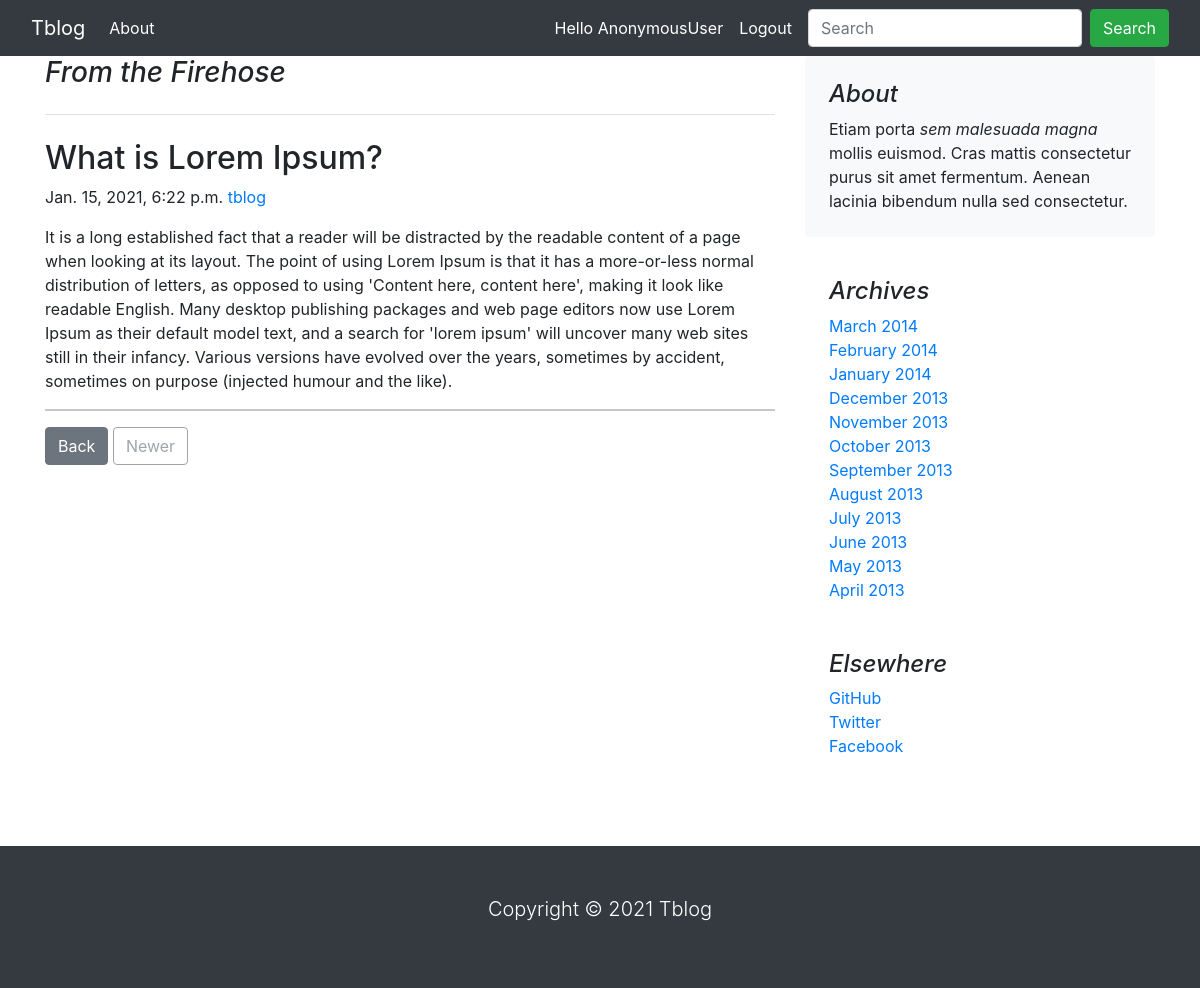
Page /technology/what-lorem-ipsum on the committed database.
### blog/models.py (models this page shows, shortened)
class Post(models.Model):
    title = models.CharField(max_length=150, unique=True)
    slug = models.SlugField(max_length=150, unique=True)
    description = models.TextField()
    publish_date = models.DateTimeField(auto_now_add=True)
    category = models.ForeignKey(Category, on_delete=models.CASCADE)
    author = models.ForeignKey(User, on_delete=models.CASCADE)
    class Meta:
        ordering = ['title']

### blog/views.py (the view)
# urls.py: path('<slug:category_slug>/<slug:post_slug>', views.article_detail, name='post_detail'),
def article_detail(request, category_slug, post_slug):
    try:
        post_detail = Post.objects.get(category__slug=category_slug, slug=post_slug)
    except Exception as e:
        raise e
    return render(request, 'blog/detail_view.html', {'post_detail': post_detail})

### blog/context_processors.py (called while the page is built)
def menu_links(request):
    links = Category.objects.all()
    return dict(links=links)

### blog/templates/blog/detail_view.html (shortened to what this page needs)
{% extends 'base.html' %}
{% block content %}
<main class="container">
    <div class="row">
        <div class="col-md-8">
            <h3 class="pb-4 mb-4 font-italic border-bottom">
                From the Firehose
            </h3>
            <article class="blog-post">
                <h2 class="blog-post-title">{{post_detail.title}}</h2>
                <p class="blog-post-meta">{{post_detail.publish_date}} <a href="#">{{post_detail.author}}</a></p>
                <p>{{post_detail.description }}</p>
                <hr>
            </article>
            <nav class="blog-pagination" aria-label="Pagination">
                <a class="btn btn-secondary" href="{% url 'home' %}">Back</a>
                <a class="btn btn-outline-secondary disabled" href="#" tabindex="-1" aria-disabled="true">Newer</a>
            </nav>
        </div>
        <div class="col-md-4">
            <div class="p-4 mb-3 bg-light rounded">
                <h4 class="font-italic">About</h4>
                <p class="mb-0">Etiam porta <em>sem malesuada magna</em> mollis euismod. Cras mattis consectetur purus
                    sit amet fermentum. Aenean lacinia bibendum nulla sed consectetur.</p>
            </div>
            <div class="p-4">
                <h4 class="font-italic">Archives</h4>
                <ol class="list-unstyled mb-0">
                    <li><a href="#">March 2014</a></li>
                    <li><a href="#">February 2014</a></li>
                    <li><a href="#">January 2014</a></li>
                    <li><a href="#">December 2013</a></li>
                    <li><a href="#">November 2013</a></li>
                    <li><a href="#">October 2013</a></li>
                    <li><a href="#">September 2013</a></li>
                    <li><a href="#">August 2013</a></li>
                    <li><a href="#">July 2013</a></li>
                    <li><a href="#">June 2013</a></li>
                    <li><a href="#">May 2013</a></li>
                    <li><a href="#">April 2013</a></li>
                </ol>
            </div>
            <div class="p-4">
                <h4 class="font-italic">Elsewhere</h4>
                <ol class="list-unstyled">
                    <li><a href="#">GitHub</a></li>
                    <li><a href="#">Twitter</a></li>
                    <li><a href="#">Facebook</a></li>
                </ol>
            </div>
        </div>
    </div>
</main>
{% endblock %}

### rows in the picture
Post: title "What is Lorem Ipsum?", publish_date "Jan. 15, 2021, 6:22 p.m.", author "tblog", description "It is a long established fact that a reader will be distracted by the readable content of a page when looking at its layout. The point of using Lorem Ipsum is that it has a more-or-less normal distribution of letters, as opposed to using 'Content here, content here', making it look like readable English. Many desktop publishing packages and web page editors now use Lorem Ipsum as their default model text, and a search for 'lorem ipsum' will uncover many web sites still in their infancy. Various versions have evolved over the years, sometimes by accident, sometimes on purpose (injected humour and the like)."

### other values in the picture
{{ request.user }} "AnonymousUser"
